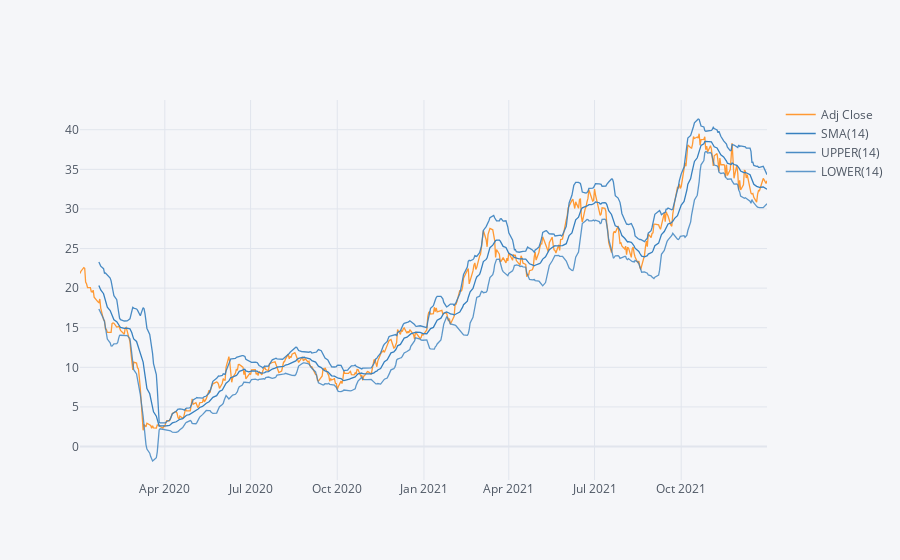

The code cell stored with this chart in its notebook:
### Markdown cell above
## Look at Bollinger statistical chart characterizing the stock prices and volatility over time for Ovintiv year 2020

### Code cell
Ovintiv['Adj Close'].loc['2020-01-01':'2021-12-31'].ta_plot(study='boll')

### Figure 1 — Plotly figure (JSON) as saved in the notebook; plotly's stock layout.template omitted (floating-point values rounded to 4 significant figures; data arrays with more than 128 entries replaced by an {"elided": "..."} marker saying what was removed)
{"data": [{"line": {"color": "rgba(255, 153, 51, 1.0)", "dash": "solid", "shape": "linear", "width": 1.3}, "mode": "lines", "name": "Adj Close", "text": "", "type": "scatter", "x": {"elided": "505 str values"}, "y": {"elided": "505 float values"}}, {"line": {"color": "rgba(55, 128, 191, 1.0)", "dash": "solid", "shape": "linear", "width": 1.3}, "mode": "lines", "name": "SMA(14)", "text": "", "type": "scatter", "x": {"elided": "505 str values"}, "y": {"elided": "505 mixed values"}}, {"line": {"color": "rgba(55, 128, 191, 0.8999999999999999)", "dash": "solid", "shape": "linear", "width": 1.3}, "mode": "lines", "name": "UPPER(14)", "text": "", "type": "scatter", "x": {"elided": "505 str values"}, "y": {"elided": "505 mixed values"}}, {"line": {"color": "rgba(55, 128, 191, 0.7999999999999998)", "dash": "solid", "shape": "linear", "width": 1.3}, "mode": "lines", "name": "LOWER(14)", "text": "", "type": "scatter", "x": {"elided": "505 str values"}, "y": {"elided": "505 mixed values"}}], "layout": {"legend": {"bgcolor": "#F5F6F9", "font": {"color": "#4D5663"}}, "paper_bgcolor": "#F5F6F9", "plot_bgcolor": "#F5F6F9", "title": {"font": {"color": "#4D5663"}}, "xaxis": {"gridcolor": "#E1E5ED", "showgrid": true, "tickfont": {"color": "#4D5663"}, "title": {"font": {"color": "#4D5663"}, "text": ""}, "zerolinecolor": "#E1E5ED"}, "yaxis": {"gridcolor": "#E1E5ED", "showgrid": true, "tickfont": {"color": "#4D5663"}, "title": {"font": {"color": "#4D5663"}, "text": ""}, "zerolinecolor": "#E1E5ED"}}}
